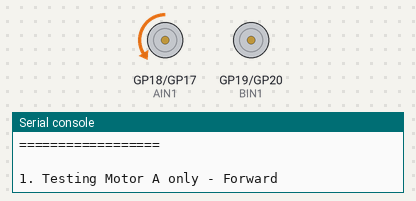
A program run on a simulated Raspberry Pi Pico running MicroPython. Parts: motor-driver pin pairs drawn as motors (green arrow = first pin HIGH = forward, orange = second pin HIGH = backward, longer = more drive, scaled by the enable pin), the last lines printed to the serial console. At 19.0 s the program stops and its outputs stay as they are.

Above: at 0.1 s.
At 3.1 s:
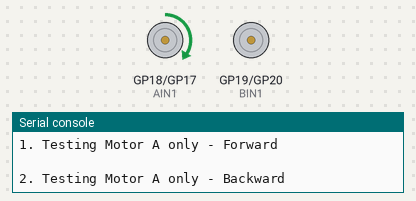
At 9.1 s:
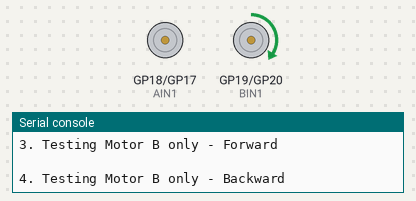
At 19.1 s:
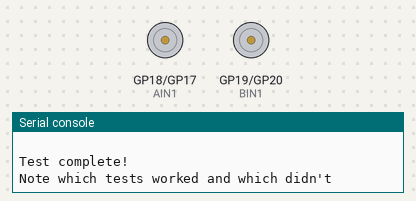
Timing chart, 0 to 20.5 s (numbered marks = the images above):
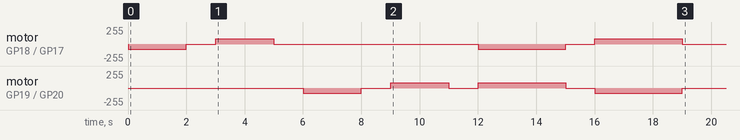

The program:

rotation_debug.py
```python
from machine import Pin, PWM
import time

# Initialize pins directly
PWMA = PWM(Pin(16))
PWMA.freq(1000)
AIN1 = Pin(18, Pin.OUT)
AIN2 = Pin(17, Pin.OUT)

PWMB = PWM(Pin(21))
PWMB.freq(1000)
BIN1 = Pin(19, Pin.OUT)
BIN2 = Pin(20, Pin.OUT)

def stop_all():
    PWMA.duty_u16(0)
    PWMB.duty_u16(0)
    AIN1.value(0)
    AIN2.value(0)
    BIN1.value(0)
    BIN2.value(0)

print("Rotation Debug Test")
print("==================")

# Test each motor individually first
print("\n1. Testing Motor A only - Forward")
stop_all()
AIN1.value(0)
AIN2.value(1)
PWMA.duty_u16(int(30 * 0xFFFF / 100))
time.sleep(2)
stop_all()
time.sleep(1)

print("\n2. Testing Motor A only - Backward")
AIN1.value(1)
AIN2.value(0)
PWMA.duty_u16(int(30 * 0xFFFF / 100))
time.sleep(2)
stop_all()
time.sleep(1)

print("\n3. Testing Motor B only - Forward")
BIN1.value(0)
BIN2.value(1)
PWMB.duty_u16(int(30 * 0xFFFF / 100))
time.sleep(2)
stop_all()
time.sleep(1)

print("\n4. Testing Motor B only - Backward")
BIN1.value(1)
BIN2.value(0)
PWMB.duty_u16(int(30 * 0xFFFF / 100))
time.sleep(2)
stop_all()
time.sleep(1)

print("\n5. Testing rotation - A forward, B backward (should turn one way)")
AIN1.value(0)
AIN2.value(1)
BIN1.value(1)
BIN2.value(0)
PWMA.duty_u16(int(30 * 0xFFFF / 100))
PWMB.duty_u16(int(30 * 0xFFFF / 100))
time.sleep(3)
stop_all()
time.sleep(1)

print("\n6. Testing rotation - A backward, B forward (should turn other way)")
AIN1.value(1)
AIN2.value(0)
BIN1.value(0)
BIN2.value(1)
PWMA.duty_u16(int(30 * 0xFFFF / 100))
PWMB.duty_u16(int(30 * 0xFFFF / 100))
time.sleep(3)
stop_all()

print("\nTest complete!")
print("Note which tests worked and which didn't")
```

Measured:
- by itself, motor on GP19 (BIN1) / GP20 (BIN2): stopped → backward 76/255 at 6.0 s, → stopped 2.0 s later, → forward 76/255 1.0 s later, → stopped 2.0 s later, … (8 changes in this stretch)
- by itself, motor on GP18 (AIN1) / GP17 (AIN2): stopped → backward 76/255 at 0.00 s, → stopped 2.0 s later, → forward 76/255 1.0 s later, → stopped 2.0 s later, … (8 changes in this stretch)
